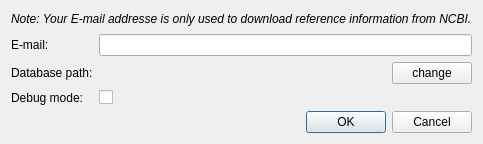
<?xml version="1.0" encoding="UTF-8"?>
<ui version="4.0">
 <class>EditSettingsDialog</class>
 <widget class="QDialog" name="EditSettingsDialog">
  <property name="geometry">
   <rect>
    <x>0</x>
    <y>0</y>
    <width>432</width>
    <height>144</height>
   </rect>
  </property>
  <property name="windowTitle">
   <string>Edit settings</string>
  </property>
  <layout class="QVBoxLayout" name="verticalLayout">
   <item>
    <widget class="QLabel" name="label">
     <property name="text">
      <string>&lt;html&gt;&lt;head/&gt;&lt;body&gt;&lt;p&gt;&lt;span style=&quot; font-style:italic;&quot;&gt;Note: Your E-mail addresse is only used to download reference information from NCBI.&lt;/span&gt;&lt;/p&gt;&lt;/body&gt;&lt;/html&gt;</string>
     </property>
     <property name="textFormat">
      <enum>Qt::RichText</enum>
     </property>
     <property name="textInteractionFlags">
      <set>Qt::NoTextInteraction</set>
     </property>
    </widget>
   </item>
   <item>
    <layout class="QFormLayout" name="formLayout">
     <item row="1" column="0">
      <widget class="QLabel" name="eMailLabel">
       <property name="text">
        <string>E-mail:</string>
       </property>
      </widget>
     </item>
     <item row="1" column="1">
      <widget class="QLineEdit" name="eMailLineEdit"/>
     </item>
     <item row="3" column="0">
      <widget class="QLabel" name="debugModeLabel">
       <property name="text">
        <string>Debug mode:</string>
       </property>
      </widget>
     </item>
     <item row="3" column="1">
      <widget class="QCheckBox" name="debugModeCheckBox"/>
     </item>
     <item row="2" column="0">
      <widget class="QLabel" name="label_2">
       <property name="text">
        <string>Database path:</string>
       </property>
      </widget>
     </item>
     <item row="2" column="1">
      <layout class="QHBoxLayout" name="horizontalLayout">
       <item>
        <widget class="QLabel" name="label_database_path">
         <property name="sizePolicy">
          <sizepolicy hsizetype="Preferred" vsizetype="Preferred">
           <horstretch>1</horstretch>
           <verstretch>0</verstretch>
          </sizepolicy>
         </property>
         <property name="text">
          <string/>
         </property>
        </widget>
       </item>
       <item>
        <widget class="QPushButton" name="pushButton_change_path">
         <property name="text">
          <string>change</string>
         </property>
        </widget>
       </item>
      </layout>
     </item>
    </layout>
   </item>
   <item>
    <widget class="QDialogButtonBox" name="buttonBox">
     <property name="orientation">
      <enum>Qt::Horizontal</enum>
     </property>
     <property name="standardButtons">
      <set>QDialogButtonBox::Cancel|QDialogButtonBox::Ok</set>
     </property>
    </widget>
   </item>
  </layout>
 </widget>
 <resources/>
 <connections>
  <connection>
   <sender>buttonBox</sender>
   <signal>accepted()</signal>
   <receiver>EditSettingsDialog</receiver>
   <slot>accept()</slot>
   <hints>
    <hint type="sourcelabel">
     <x>200</x>
     <y>56</y>
    </hint>
    <hint type="destinationlabel">
     <x>157</x>
     <y>73</y>
    </hint>
   </hints>
  </connection>
  <connection>
   <sender>buttonBox</sender>
   <signal>rejected()</signal>
   <receiver>EditSettingsDialog</receiver>
   <slot>reject()</slot>
   <hints>
    <hint type="sourcelabel">
     <x>200</x>
     <y>62</y>
    </hint>
    <hint type="destinationlabel">
     <x>209</x>
     <y>73</y>
    </hint>
   </hints>
  </connection>
  <connection>
   <sender>eMailLineEdit</sender>
   <signal>textEdited(QString)</signal>
   <receiver>EditSettingsDialog</receiver>
   <slot>toggle_ok_button()</slot>
   <hints>
    <hint type="sourcelabel">
     <x>152</x>
     <y>18</y>
    </hint>
    <hint type="destinationlabel">
     <x>15</x>
     <y>-1</y>
    </hint>
   </hints>
  </connection>
  <connection>
   <sender>EditSettingsDialog</sender>
   <signal>accepted()</signal>
   <receiver>EditSettingsDialog</receiver>
   <slot>save_settings()</slot>
   <hints>
    <hint type="sourcelabel">
     <x>104</x>
     <y>36</y>
    </hint>
    <hint type="destinationlabel">
     <x>104</x>
     <y>36</y>
    </hint>
   </hints>
  </connection>
 </connections>
 <slots>
  <slot>toggle_ok_button()</slot>
  <slot>save_settings()</slot>
 </slots>
</ui>
